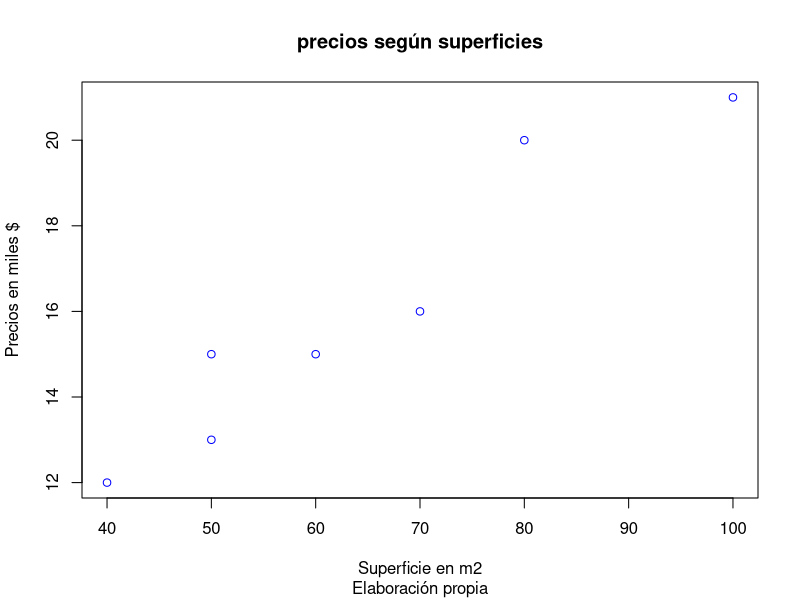

The R script that drew this image:
## ---- chunk 1
Xsuperficie = c(40,50,50,60,70,80,100)
Yprecio = c(12,15,13,15,16,20,21)

plot(Xsuperficie, Yprecio,
     col="blue",
     main="precios según superficies",
     sub="Elaboración propia",
     xlab="Superficie en m2",
     ylab="Precios en miles $"
     )

